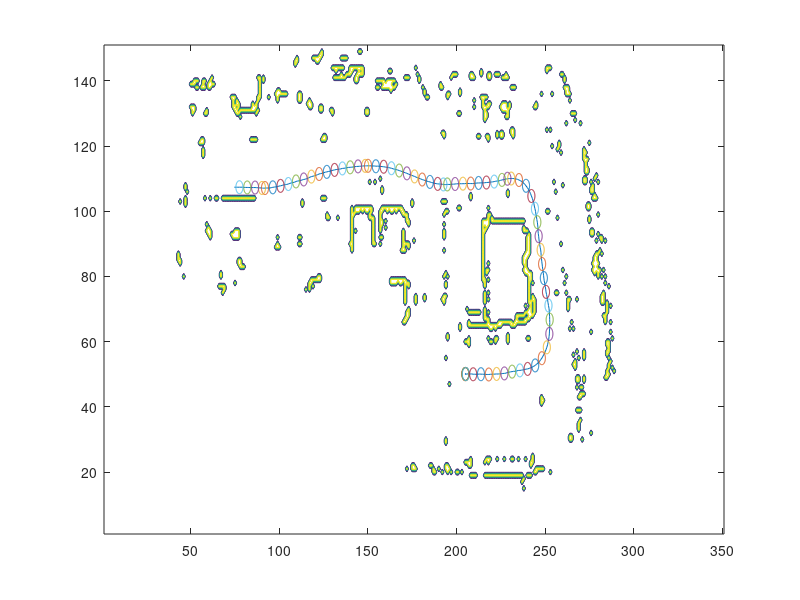

Write MATLAB code to recreate this figure.
function map_view
clear all;clc;clf;
% % map=dlmread('map.txt',',');
load small_map
% % small_map=map(450:600,300:650);
c=contour(small_map);
% view(0,90)
% % save small_map.mat



path =dlmread('path.txt',',');
last_point=path(length(path),:);
hold on 
path = resamplePolygon(path, 500);
index=findClosestPoint(last_point,path)
path=2*path(1:index,:);
plot(path(:,1)+205,path(:,2)+50)
updated_path=[path(:,1)+205,path(:,2)+50];

R=2;
for i =1:5:length(updated_path)
    X=updated_path(i,:);
%     X=randi(151,1,2);
    drawCircle(X(:,1), X(:,2), R)
    pause(0.05)
    disp(measurement(X,small_map))
end
map=struct('map',small_map,'path',updated_path,'r_sz',2);
save map.mat

end

function [value]=measurement(pose,map)
pose=floor(pose);
value=map(pose(:,2),pose(:,1));
end